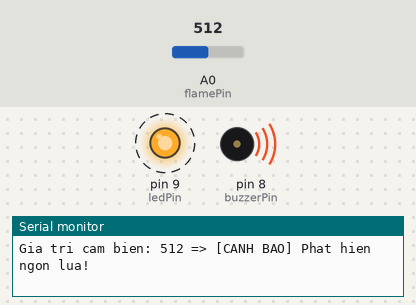
The sketch below on a simulated Arduino Uno, built with avr-gcc and run on an emulated ATmega328P. Shown: output pins drawn as LEDs (lit = HIGH), buzzer (waves = sounding), the last lines printed to the serial monitor. Dashed ring = blinking. Inputs (shaded band) come from the test bench; at power-on: A0 (flamePin) = 512.

Above: at 1.75 s.
1.8 s: A0 (flamePin) set to 108
4.8 s: A0 (flamePin) set to 89
At 5.41 s:
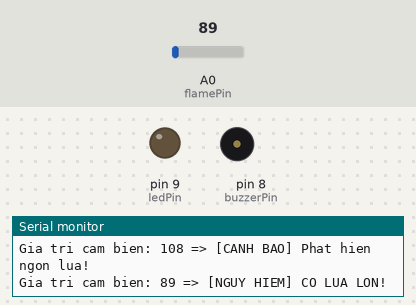
7.8 s: A0 (flamePin) set to 610
9.7 s: A0 (flamePin) set to 590
At 9.99 s:
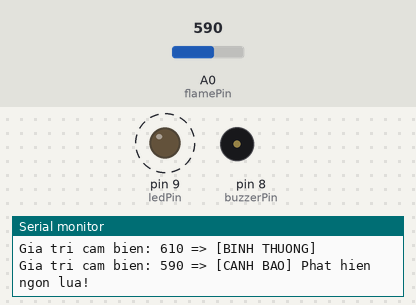
12.7 s: A0 (flamePin) set to 716
At 12.7 s:
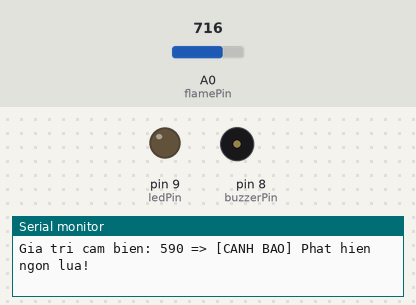
Timing chart, 0 to 15.2 s (numbered marks = the images above; inputs shaded):
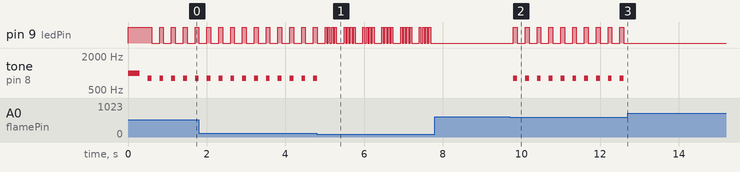

Measured:
- the behaviour switches between 100 and 99 on A0 (flamePin) (found by bisection; images 0 and 1)
- after the input at 4.8 s, tone on pin 8 (buzzerPin): goes on until 4.8 s, then stays silent
- after the input at 7.8 s, pin 9 (ledPin): stops changing and stays LOW
- after the input at 9.7 s, pin 9 (ledPin): alternates HIGH for 0.10 s and LOW for 0.20 s, starting after 0.10 s; tone on pin 8 (buzzerPin): alternates 800 Hz for 0.10 s and silent for 0.20 s, starting after 0.10 s
- after the input at 12.7 s, pin 9 (ledPin): stops changing and stays LOW; tone on pin 8 (buzzerPin): stops changing and stays silent
- by itself, pin 9 (ledPin): repeats every 0.48 s: 3 × (HIGH 0.04 s, LOW 0.04 s), HIGH 0.04 s, LOW 0.19 s
- by itself, tone on pin 8 (buzzerPin): alternates 800 Hz for 0.10 s and silent for 0.20 s

The sketch:

BLKLab_PRJ_52_Do_Cuong_Do_Tia_Hong_Ngoai_Voi_Arduino.ino
```cpp
/*=================================================================================================
 * BANLINHKIEN.COM                                            *
 ==================================================================================================
*/

const int flamePin = A0;   // Chân Analog đọc cảm biến lửa
const int ledPin = 9;      // Chân Digital điều khiển LED
const int buzzerPin = 8;   // Chân Digital điều khiển Còi xung

int flameValue = 0;

// Các ngưỡng giá trị (Cần điều chỉnh tùy loại cảm biến của bạn)
const int Threshold_Danger = 100;  // Lửa rất gần (Giá trị thấp = Lửa mạnh)
const int Threshold_Warning = 600; // Có dấu hiệu tia hồng ngoại/lửa xa

void setup() {
  Serial.begin(9600);

  pinMode(flamePin, INPUT);
  pinMode(ledPin, OUTPUT);
  pinMode(buzzerPin, OUTPUT);

  Serial.println("He thong canh bao lua dang san sang...");

  // Test còi và led khi mới khởi động (Kêu một tiếng bip bằng hàm tone)
  digitalWrite(ledPin, HIGH);
  tone(buzzerPin, 1000, 300);
  delay(500);
  digitalWrite(ledPin, LOW);
  noTone(buzzerPin);
}

void loop() {
  flameValue = analogRead(flamePin);

  Serial.print("Gia tri cam bien: ");
  Serial.print(flameValue);

  // LOGIC: Gia tri Analog cang THAP thi lua cang MANH
  if (flameValue < Threshold_Danger) {
    // ====================================================
    // MUC NGUY HIEM: HU COI SIREN (Tương tự dự án Gas)
    // ====================================================
    Serial.println(" => [NGUY HIEM] CO LUA LON!");

    // --- PHA XUỐNG: Hú từ cao xuống thấp ---
    for (int freq = 1300; freq >= 500; freq -= 5) {
      tone(buzzerPin, freq);

      // Nháy LED nhanh theo tần số âm thanh
      if (freq % 100 < 5) digitalWrite(ledPin, !digitalRead(ledPin));

      delay(2);
    }

    noTone(buzzerPin);
    digitalWrite(ledPin, LOW); // Đảm bảo tắt LED lúc nghỉ
    delay(50);
  }
  else if (flameValue < Threshold_Warning) {
    // MUC CANH BAO: Bip... Bip... ngắt quãng
    Serial.println(" => [CANH BAO] Phat hien ngon lua!");

    digitalWrite(ledPin, HIGH);
    tone(buzzerPin, 800);  // Phát tiếng bip tần số 800Hz
    delay(100);            // Nháy nhanh hơn gas để cảnh báo lửa gấp

    digitalWrite(ledPin, LOW);
    noTone(buzzerPin);
    delay(100);
  }
  else {
    // AN TOAN
    Serial.println(" => [BINH THUONG]");
    digitalWrite(ledPin, LOW);
    noTone(buzzerPin);
  }

  // Tốc độ phản hồi nhanh để bắt kịp tia lửa
  delay(100);
}
```
